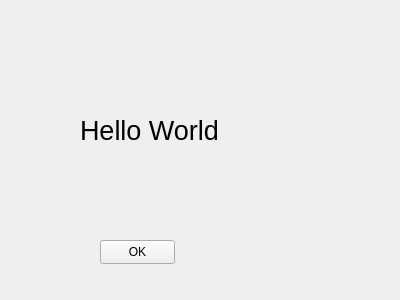
<?xml version="1.0" encoding="UTF-8"?>
<ui version="4.0">
 <class>Form</class>
 <widget class="QWidget" name="Form">
  <property name="geometry">
   <rect>
    <x>0</x>
    <y>0</y>
    <width>400</width>
    <height>300</height>
   </rect>
  </property>
  <property name="windowTitle">
   <string>Form</string>
  </property>
  <widget class="QLabel" name="label">
   <property name="geometry">
    <rect>
     <x>80</x>
     <y>100</y>
     <width>151</width>
     <height>61</height>
    </rect>
   </property>
   <property name="font">
    <font>
     <pointsize>20</pointsize>
    </font>
   </property>
   <property name="text">
    <string>Hello World</string>
   </property>
  </widget>
  <widget class="QPushButton" name="pushButton">
   <property name="geometry">
    <rect>
     <x>100</x>
     <y>240</y>
     <width>75</width>
     <height>24</height>
    </rect>
   </property>
   <property name="text">
    <string>OK</string>
   </property>
  </widget>
 </widget>
 <resources/>
 <connections/>
</ui>
